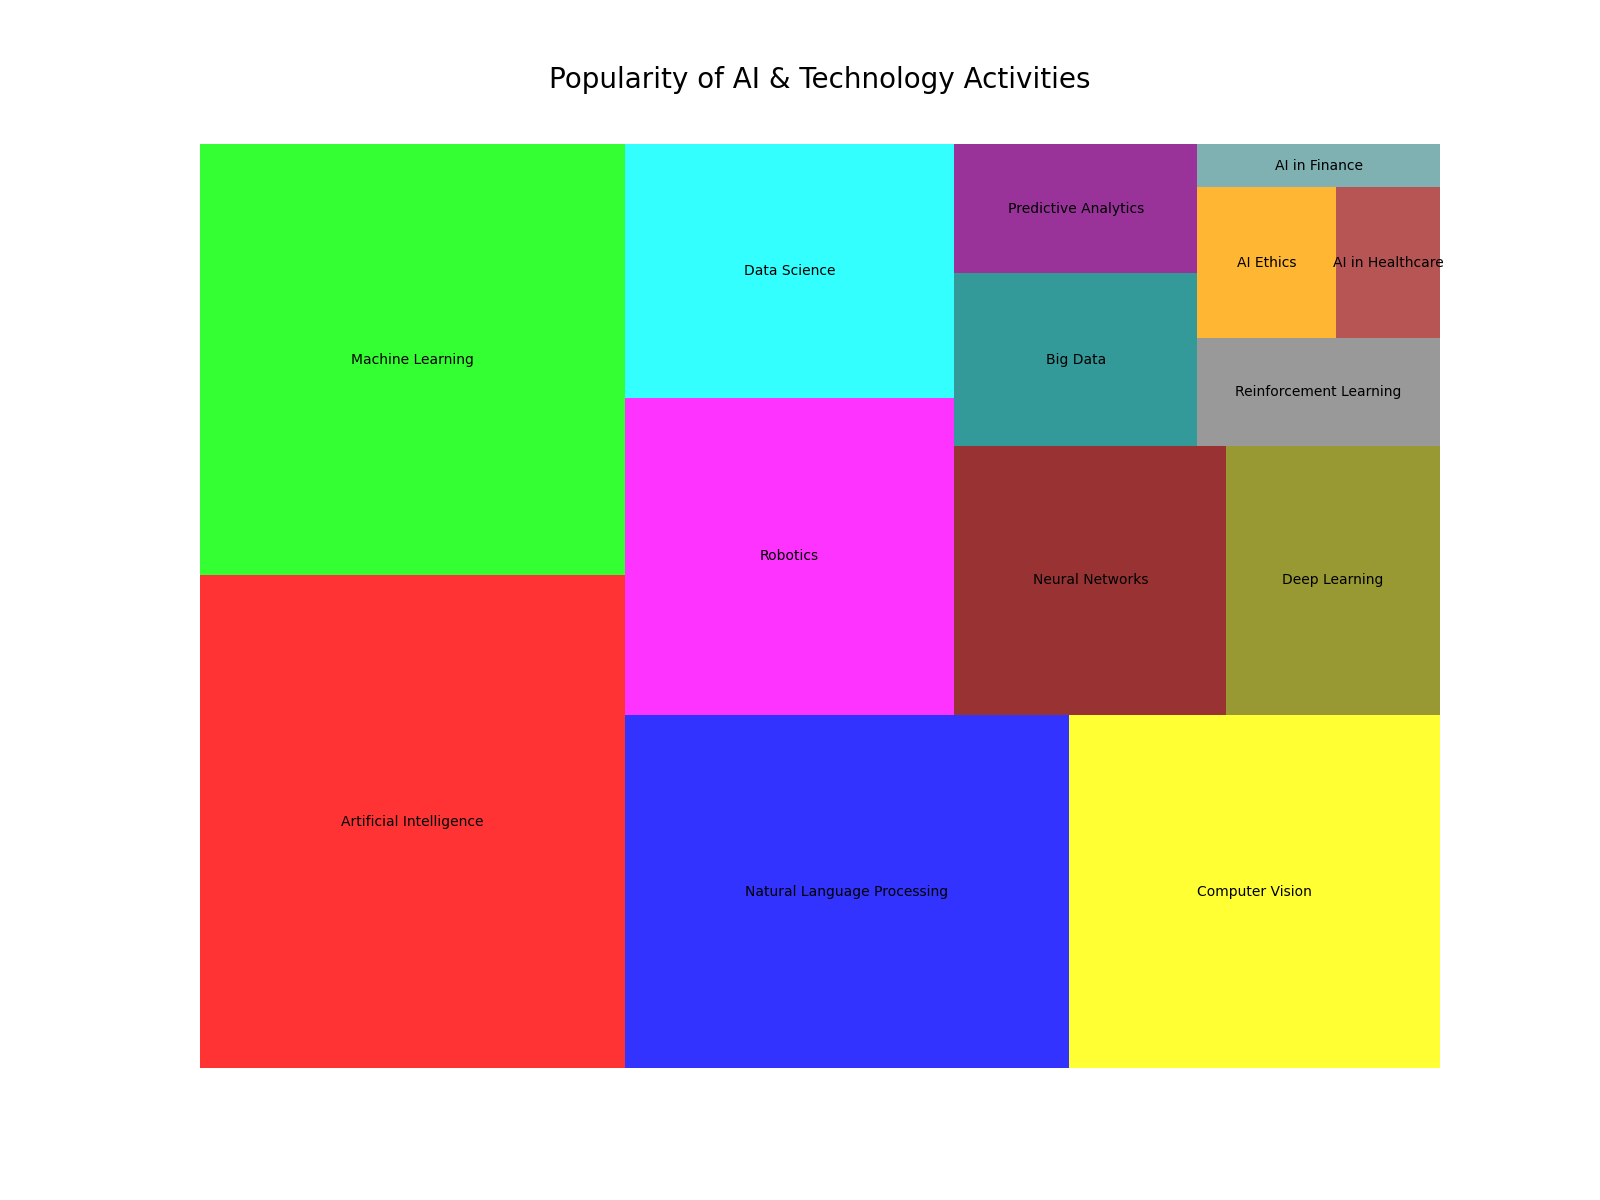

The Python source for this figure:

import matplotlib.pyplot as plt
import squarify

# Data for AI and Technology activities
activities = [
    'Artificial Intelligence', 'Machine Learning', 'Natural Language Processing', 'Computer Vision', 
    'Robotics', 'Data Science', 'Neural Networks', 'Deep Learning', 
    'Big Data', 'Predictive Analytics', 'Reinforcement Learning', 'AI Ethics', 
    'AI in Healthcare', 'AI in Finance'
]
market_share = [20.0, 17.5, 15.0, 12.5, 10.0, 8.0, 7.0, 5.5, 4.0, 3.0, 2.5, 2.0, 1.5, 1.0]

# Custom color scheme
colors = [
    '#FF0000', '#00FF00', '#0000FF', '#FFFF00', '#FF00FF', '#00FFFF', 
    '#800000', '#808000', '#008080', '#800080', '#808080', '#FFA500', 
    '#A52A2A', '#5F9EA0'
]

# Treemap
plt.figure(figsize=(16, 12))  # Adjusting the size of the treemap
squarify.plot(sizes=market_share, label=activities, color=colors, alpha=0.8)
plt.title('Popularity of AI & Technology Activities', fontsize=20, pad=40)
plt.axis('off')  # No axes for a cleaner look

plt.show()
